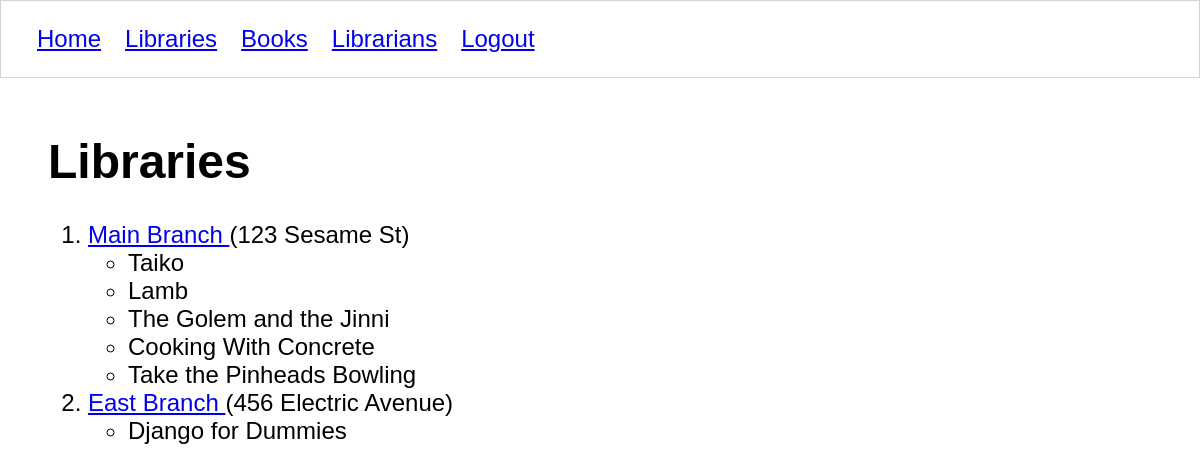
Before: /libraries/ with the older database file.
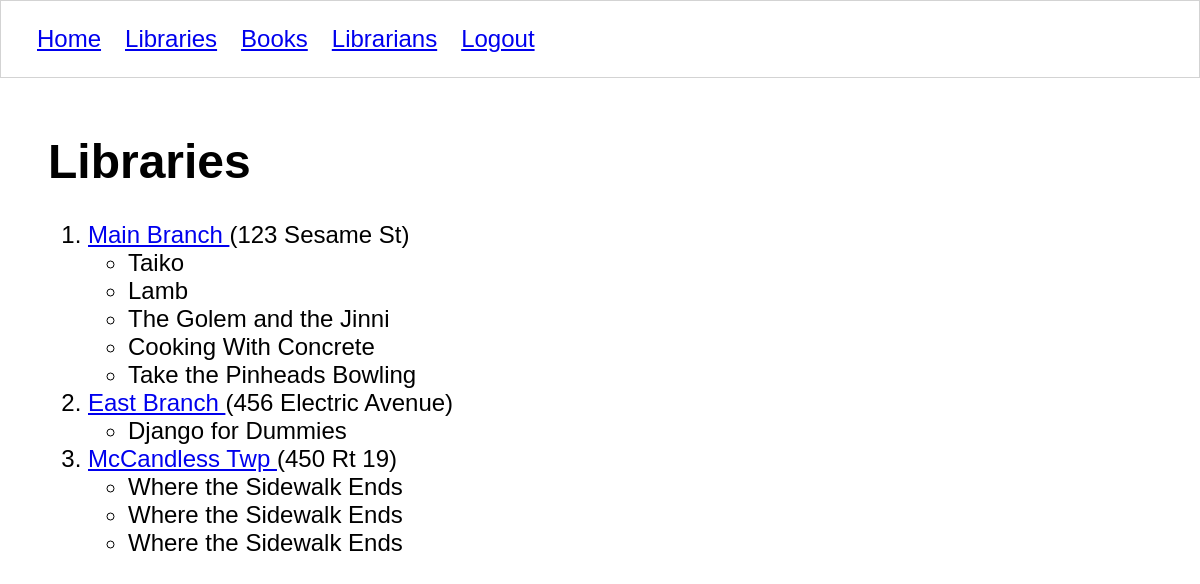
After: the same page with the newer database file.
### libraryapp/models/library.py (models this page shows, shortened)
class Library(models.Model):
    title = models.CharField(max_length=50)
    address = models.CharField(max_length=50)
    class Meta:
        verbose_name = ("library")
        verbose_name_plural = ("libraries")

### libraryapp/models/book.py (models this page shows, shortened)
class Book(models.Model):
    title = models.CharField(max_length=50)
    isbn = models.CharField(max_length=50)
    author = models.CharField(max_length=50)
    year_published = models.IntegerField()
    location = models.ForeignKey(Library, on_delete=models.CASCADE)
    librarian = models.ForeignKey(Librarian, on_delete=models.CASCADE)
    class Meta:
        verbose_name = ("book")
        verbose_name_plural = ("books")

### libraryapp/views/libraries/list.py (the view, shortened to what this page needs)
# urls.py: path('libraries/', library_list, name='libraries'),
def library_list(request):
    if request.method == 'GET':
        with sqlite3.connect(Connection.db_path) as conn:
            conn.row_factory = create_library
            db_cursor = conn.cursor()
            db_cursor.execute("""
                SELECT
                    li.id,
                    li.title,
                    li.address,
                    b.id book_id,
                    b.title book_title,
                    b.author,
                    b.year_published,
                    b.isbn
                FROM libraryapp_library li
                JOIN libraryapp_book b ON li.id = b.location_id
            """)
            libraries = db_cursor.fetchall()
            library_groups = {}
            for (library, book) in libraries:
                if library.id not in library_groups:
                    library_groups[library.id] = library
                    library_groups[library.id].books.append(book)
                else:
                    library_groups[library.id].books.append(book)
        template = 'libraries/list.html'
        context = {
            'all_libraries': library_groups.values
            }
        return render(request, template, context)

### libraryapp/views/libraries/list.py (called while the page is built)
def create_library(cursor, row):
    _row = sqlite3.Row(cursor, row)
    library = Library()
    library.id = _row["id"]
    library.title = _row["title"]
    library.address = _row["address"]
    library.books = []
    book = Book()
    book.id = _row["book_id"]
    book.title = _row["book_title"]
    book.author = _row["author"]
    book.isbn = _row["isbn"]
    book.year_published = _row["year_published"]
    return (library, book,)

### libraryapp/templates/libraries/list.html (shortened to what this page needs)
{% extends 'shared/base.html' %}
{% block content %}
    <h1>Libraries</h1>
    <ol>
    {% for library in all_libraries %}
        <li>
            <a href="{% url 'libraryapp:library' library.id %}">
                {{ library.title }}
            </a>
            ({{ library.address }})
            <ul>
            {% for book in library.books %}
                <li>{{ book.title }}</li>
            {% endfor %}
            </ul>
        </li>
    {% endfor %}
    </ol>
{% endblock %}

Changed rows visible on the page:
added Library: title "McCandless Twp", address "450 Rt 19"
added Book: title "Where the Sidewalk Ends", shown under "McCandless Twp"
added Book: title "Where the Sidewalk Ends", shown under "McCandless Twp"
added Book: title "Where the Sidewalk Ends", shown under "McCandless Twp"
